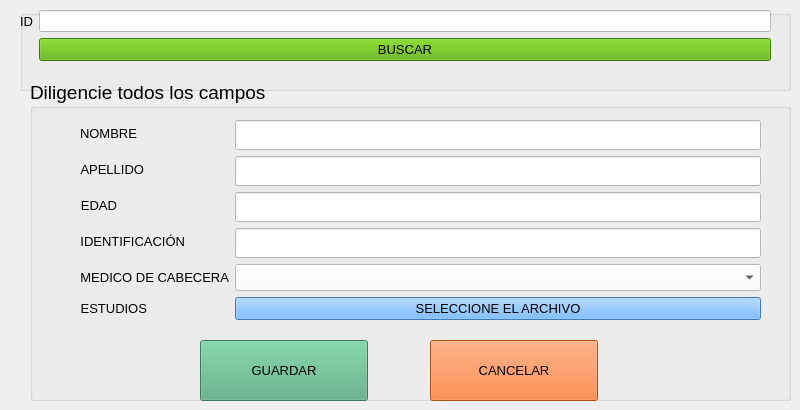
      <widget class="QWidget" name="camposedtpac">
       <widget class="QGroupBox" name="groupBox_9">
        <property name="geometry">
         <rect>
          <x>20</x>
          <y>10</y>
          <width>771</width>
          <height>81</height>
         </rect>
        </property>
        <property name="font">
         <font>
          <pointsize>14</pointsize>
         </font>
        </property>
        <property name="title">
         <string/>
        </property>
       </widget>
       <widget class="QWidget" name="formLayoutWidget_8">
        <property name="geometry">
         <rect>
          <x>20</x>
          <y>10</y>
          <width>751</width>
          <height>63</height>
         </rect>
        </property>
        <layout class="QFormLayout" name="formLayout_8">
         <item row="0" column="0">
          <widget class="QLabel" name="label_37">
           <property name="font">
            <font>
             <pointsize>10</pointsize>
            </font>
           </property>
           <property name="text">
            <string>ID</string>
           </property>
          </widget>
         </item>
         <item row="1" column="1">
          <widget class="QPushButton" name="buscarpac">
           <property name="font">
            <font>
             <pointsize>10</pointsize>
            </font>
           </property>
           <property name="styleSheet">
            <string notr="true">background-color: rgb(85, 170, 0);</string>
           </property>
           <property name="text">
            <string>BUSCAR</string>
           </property>
          </widget>
         </item>
         <item row="0" column="1">
          <widget class="QLineEdit" name="idpac_buscar">
           <property name="styleSheet">
            <string notr="true">background-color: rgb(255, 255, 255);</string>
           </property>
          </widget>
         </item>
        </layout>
       </widget>
       <widget class="QGroupBox" name="groupBox_10">
        <property name="geometry">
         <rect>
          <x>30</x>
          <y>80</y>
          <width>761</width>
          <height>321</height>
         </rect>
        </property>
        <property name="font">
         <font>
          <pointsize>14</pointsize>
         </font>
        </property>
        <property name="styleSheet">
         <string notr="true"/>
        </property>
        <property name="title">
         <string>Diligencie todos los campos</string>
        </property>
        <widget class="QWidget" name="formLayoutWidget_9">
         <property name="geometry">
          <rect>
           <x>50</x>
           <y>40</y>
           <width>681</width>
           <height>212</height>
          </rect>
         </property>
         <layout class="QFormLayout" name="formLayout_9">
          <item row="0" column="0">
           <widget class="QLabel" name="label_38">
            <property name="font">
             <font>
              <pointsize>10</pointsize>
             </font>
            </property>
            <property name="text">
             <string>NOMBRE</string>
            </property>
            <property name="alignment">
             <set>Qt::AlignRight|Qt::AlignTrailing|Qt::AlignVCenter</set>
            </property>
           </widget>
          </item>
          <item row="0" column="1">
           <widget class="QLineEdit" name="nameedtpac">
            <property name="font">
             <font>
              <family>Dubai Medium</family>
              <pointsize>11</pointsize>
             </font>
            </property>
            <property name="autoFillBackground">
             <bool>false</bool>
            </property>
            <property name="styleSheet">
             <string notr="true">background-color: rgb(255, 255, 255);</string>
            </property>
           </widget>
          </item>
          <item row="1" column="0">
           <widget class="QLabel" name="label_39">
            <property name="font">
             <font>
              <pointsize>10</pointsize>
             </font>
            </property>
            <property name="text">
             <string>APELLIDO</string>
            </property>
            <property name="alignment">
             <set>Qt::AlignRight|Qt::AlignTrailing|Qt::AlignVCenter</set>
            </property>
           </widget>
          </item>
          <item row="1" column="1">
           <widget class="QLineEdit" name="lastnameedtpac">
            <property name="font">
             <font>
              <family>Dubai Medium</family>
              <pointsize>11</pointsize>
             </font>
            </property>
            <property name="styleSheet">
             <string notr="true">background-color: rgb(255, 255, 255);</string>
            </property>
           </widget>
          </item>
          <item row="2" column="0">
           <widget class="QLabel" name="label_40">
            <property name="font">
             <font>
              <pointsize>10</pointsize>
             </font>
            </property>
            <property name="text">
             <string>EDAD</string>
            </property>
            <property name="alignment">
             <set>Qt::AlignRight|Qt::AlignTrailing|Qt::AlignVCenter</set>
            </property>
           </widget>
          </item>
          <item row="2" column="1">
           <widget class="QLineEdit" name="ageedtpac">
            <property name="font">
             <font>
              <family>Dubai Medium</family>
              <pointsize>11</pointsize>
             </font>
            </property>
            <property name="styleSheet">
             <string notr="true">background-color: rgb(255, 255, 255);</string>
            </property>
           </widget>
          </item>
          <item row="3" column="0">
           <widget class="QLabel" name="label_41">
            <property name="font">
             <font>
              <pointsize>10</pointsize>
             </font>
            </property>
            <property name="text">
             <string>IDENTIFICACIÓN</string>
            </property>
            <property name="alignment">
             <set>Qt::AlignRight|Qt::AlignTrailing|Qt::AlignVCenter</set>
            </property>
           </widget>
          </item>
          <item row="3" column="1">
           <widget class="QLineEdit" name="idedtpac">
            <property name="font">
             <font>
              <family>Dubai Medium</family>
              <pointsize>11</pointsize>
             </font>
            </property>
            <property name="styleSheet">
             <string notr="true">background-color: rgb(255, 255, 255);</string>
            </property>
           </widget>
          </item>
          <item row="4" column="0">
           <widget class="QLabel" name="label_42">
            <property name="font">
             <font>
              <pointsize>10</pointsize>
             </font>
            </property>
            <property name="text">
             <string>MEDICO DE CABECERA</string>
            </property>
            <property name="alignment">
             <set>Qt::AlignRight|Qt::AlignTrailing|Qt::AlignVCenter</set>
            </property>
           </widget>
          </item>
          <item row="4" column="1">
           <widget class="QComboBox" name="desplegedtmed">
            <property name="font">
             <font>
              <pointsize>12</pointsize>
             </font>
            </property>
            <property name="styleSheet">
             <string notr="true">background-color: rgb(255, 255, 255);</string>
            </property>
           </widget>
          </item>
          <item row="5" column="0">
           <widget class="QLabel" name="label_43">
            <property name="font">
             <font>
              <pointsize>10</pointsize>
             </font>
            </property>
            <property name="text">
             <string>ESTUDIOS</string>
            </property>
            <property name="alignment">
             <set>Qt::AlignRight|Qt::AlignTrailing|Qt::AlignVCenter</set>
            </property>
           </widget>
          </item>
          <item row="5" column="1">
           <widget class="QPushButton" name="cargaedtpac">
            <property name="font">
             <font>
              <pointsize>10</pointsize>
             </font>
            </property>
            <property name="styleSheet">
             <string notr="true">QPushButton {
	background-color: #55aaff;
}

QPushButton:hover {
    background-color: #ffaaff; /* Color de fondo modificado al pasar el ratón */
}</string>
            </property>
            <property name="text">
             <string>SELECCIONE EL ARCHIVO</string>
            </property>
           </widget>
          </item>
         </layout>
        </widget>
        <widget class="QPushButton" name="addedtpac">
         <property name="geometry">
          <rect>
           <x>170</x>
           <y>260</y>
           <width>168</width>
           <height>61</height>
          </rect>
         </property>
         <property name="font">
          <font>
           <pointsize>10</pointsize>
          </font>
         </property>
         <property name="styleSheet">
          <string notr="true">QPushButton {
	background-color: rgb(85, 170, 127);
}

QPushButton:hover {
    background-color: #6CA6CD; /* Color de fondo modificado al pasar el ratón */
}</string>
         </property>
         <property name="text">
          <string>GUARDAR</string>
         </property>
        </widget>
        <widget class="QPushButton" name="canceledtpac">
         <property name="geometry">
          <rect>
           <x>400</x>
           <y>260</y>
           <width>168</width>
           <height>61</height>
          </rect>
         </property>
         <property name="font">
          <font>
           <pointsize>10</pointsize>
          </font>
         </property>
         <property name="styleSheet">
          <string notr="true">QPushButton {
	background-color:  #FF6C17;
}

QPushButton:hover {
    background-color: #6CA6CD; /* Color de fondo modificado al pasar el ratón */
}</string>
         </property>
         <property name="text">
          <string>CANCELAR</string>
         </property>
        </widget>
       </widget>
      </widget>
